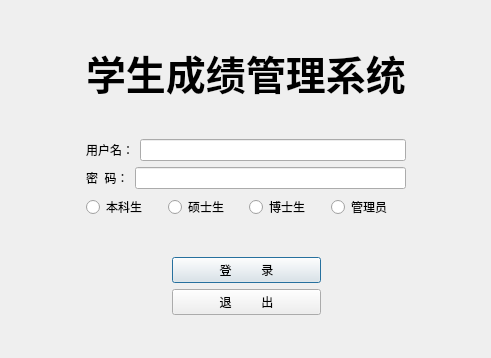
<?xml version="1.0" encoding="UTF-8"?>
<ui version="4.0">
 <class>LoginDlg</class>
 <widget class="QDialog" name="LoginDlg">
  <property name="geometry">
   <rect>
    <x>0</x>
    <y>0</y>
    <width>491</width>
    <height>358</height>
   </rect>
  </property>
  <property name="font">
   <font>
    <weight>50</weight>
    <bold>false</bold>
   </font>
  </property>
  <property name="windowTitle">
   <string>LoginDlg</string>
  </property>
  <layout class="QGridLayout" name="gridLayout_3">
   <item row="2" column="1">
    <layout class="QGridLayout" name="gridLayout_2">
     <item row="0" column="0">
      <layout class="QGridLayout" name="gridLayout">
       <item row="3" column="1">
        <spacer name="horizontalSpacer_3">
         <property name="orientation">
          <enum>Qt::Horizontal</enum>
         </property>
         <property name="sizeHint" stdset="0">
          <size>
           <width>40</width>
           <height>20</height>
          </size>
         </property>
        </spacer>
       </item>
       <item row="3" column="2">
        <layout class="QVBoxLayout" name="verticalLayout">
         <item>
          <layout class="QHBoxLayout" name="horizontalLayout_2">
           <item>
            <widget class="QLabel" name="label">
             <property name="text">
              <string>用户名：</string>
             </property>
            </widget>
           </item>
           <item>
            <widget class="QLineEdit" name="ID"/>
           </item>
          </layout>
         </item>
         <item>
          <layout class="QHBoxLayout" name="horizontalLayout_3">
           <item>
            <widget class="QLabel" name="label_2">
             <property name="text">
              <string>密  码：</string>
             </property>
            </widget>
           </item>
           <item>
            <widget class="QLineEdit" name="Password"/>
           </item>
          </layout>
         </item>
         <item>
          <layout class="QHBoxLayout" name="horizontalLayout">
           <item>
            <widget class="QRadioButton" name="under">
             <property name="text">
              <string>本科生</string>
             </property>
             <property name="icon">
              <iconset resource="images.qrc">
               <normaloff>:/Menu/images/under.png</normaloff>:/Menu/images/under.png</iconset>
             </property>
            </widget>
           </item>
           <item>
            <widget class="QRadioButton" name="post">
             <property name="text">
              <string>硕士生</string>
             </property>
             <property name="icon">
              <iconset resource="images.qrc">
               <normaloff>:/Menu/images/post.png</normaloff>:/Menu/images/post.png</iconset>
             </property>
            </widget>
           </item>
           <item>
            <widget class="QRadioButton" name="doc">
             <property name="text">
              <string>博士生</string>
             </property>
             <property name="icon">
              <iconset resource="images.qrc">
               <normaloff>:/Menu/images/doctor.png</normaloff>:/Menu/images/doctor.png</iconset>
             </property>
            </widget>
           </item>
           <item>
            <widget class="QRadioButton" name="admin">
             <property name="text">
              <string>管理员</string>
             </property>
             <property name="icon">
              <iconset resource="images.qrc">
               <normaloff>:/Menu/images/admin.png</normaloff>:/Menu/images/admin.png</iconset>
             </property>
            </widget>
           </item>
          </layout>
         </item>
         <item>
          <spacer name="verticalSpacer_3">
           <property name="orientation">
            <enum>Qt::Vertical</enum>
           </property>
           <property name="sizeHint" stdset="0">
            <size>
             <width>20</width>
             <height>40</height>
            </size>
           </property>
          </spacer>
         </item>
         <item>
          <layout class="QHBoxLayout" name="horizontalLayout_4">
           <item>
            <spacer name="horizontalSpacer">
             <property name="orientation">
              <enum>Qt::Horizontal</enum>
             </property>
             <property name="sizeHint" stdset="0">
              <size>
               <width>40</width>
               <height>20</height>
              </size>
             </property>
            </spacer>
           </item>
           <item>
            <layout class="QVBoxLayout" name="verticalLayout_3">
             <item>
              <widget class="QPushButton" name="Login">
               <property name="text">
                <string>             登         录             </string>
               </property>
              </widget>
             </item>
             <item>
              <widget class="QPushButton" name="Quit">
               <property name="text">
                <string>             退         出             </string>
               </property>
              </widget>
             </item>
            </layout>
           </item>
           <item>
            <spacer name="horizontalSpacer_2">
             <property name="orientation">
              <enum>Qt::Horizontal</enum>
             </property>
             <property name="sizeHint" stdset="0">
              <size>
               <width>40</width>
               <height>20</height>
              </size>
             </property>
            </spacer>
           </item>
          </layout>
         </item>
        </layout>
       </item>
       <item row="3" column="3">
        <spacer name="horizontalSpacer_4">
         <property name="orientation">
          <enum>Qt::Horizontal</enum>
         </property>
         <property name="sizeHint" stdset="0">
          <size>
           <width>40</width>
           <height>20</height>
          </size>
         </property>
        </spacer>
       </item>
       <item row="0" column="2">
        <spacer name="verticalSpacer_2">
         <property name="orientation">
          <enum>Qt::Vertical</enum>
         </property>
         <property name="sizeHint" stdset="0">
          <size>
           <width>20</width>
           <height>40</height>
          </size>
         </property>
        </spacer>
       </item>
       <item row="1" column="2" alignment="Qt::AlignHCenter|Qt::AlignVCenter">
        <widget class="QLabel" name="label_3">
         <property name="font">
          <font>
           <pointsize>30</pointsize>
           <weight>75</weight>
           <italic>false</italic>
           <bold>true</bold>
           <underline>false</underline>
           <strikeout>false</strikeout>
           <kerning>true</kerning>
          </font>
         </property>
         <property name="text">
          <string>学生成绩管理系统</string>
         </property>
        </widget>
       </item>
       <item row="2" column="2">
        <spacer name="verticalSpacer_4">
         <property name="orientation">
          <enum>Qt::Vertical</enum>
         </property>
         <property name="sizeHint" stdset="0">
          <size>
           <width>20</width>
           <height>40</height>
          </size>
         </property>
        </spacer>
       </item>
       <item row="4" column="2">
        <spacer name="verticalSpacer">
         <property name="orientation">
          <enum>Qt::Vertical</enum>
         </property>
         <property name="sizeHint" stdset="0">
          <size>
           <width>20</width>
           <height>40</height>
          </size>
         </property>
        </spacer>
       </item>
      </layout>
     </item>
    </layout>
   </item>
  </layout>
 </widget>
 <layoutdefault spacing="6" margin="11"/>
 <resources>
  <include location="images.qrc"/>
 </resources>
 <connections/>
</ui>
